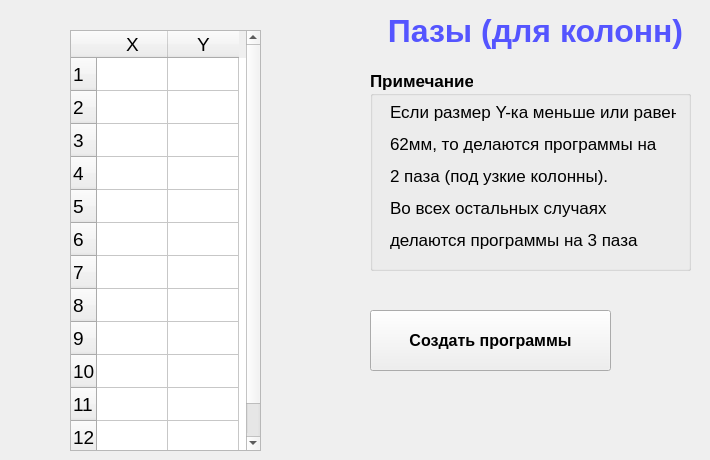
    <widget class="QWidget" name="tab_paz_kol">
     <attribute name="icon">
      <iconset>
       <normaloff>ico/Iconsmind-Outline-Column.ico</normaloff>ico/Iconsmind-Outline-Column.ico</iconset>
     </attribute>
     <attribute name="title">
      <string>Пазы (колонны)</string>
     </attribute>
     <widget class="QGroupBox" name="groupBox_paz">
      <property name="geometry">
       <rect>
        <x>370</x>
        <y>70</y>
        <width>321</width>
        <height>201</height>
       </rect>
      </property>
      <property name="font">
       <font>
        <pointsize>13</pointsize>
        <weight>75</weight>
        <bold>true</bold>
       </font>
      </property>
      <property name="title">
       <string>Примечание</string>
      </property>
      <widget class="QLabel" name="label_33">
       <property name="geometry">
        <rect>
         <x>20</x>
         <y>30</y>
         <width>286</width>
         <height>153</height>
        </rect>
       </property>
       <property name="font">
        <font>
         <pointsize>13</pointsize>
         <weight>50</weight>
         <bold>false</bold>
        </font>
       </property>
       <property name="text">
        <string>&lt;html&gt;&lt;head/&gt;&lt;body&gt;&lt;p&gt;Если размер Y-ка меньше или равен&lt;/p&gt;&lt;p&gt;62мм, то делаются программы на&lt;/p&gt;&lt;p&gt;2 паза (под узкие колонны).&lt;/p&gt;&lt;p&gt;Во всех остальных случаях&lt;/p&gt;&lt;p&gt;делаются программы на 3 паза &lt;/p&gt;&lt;/body&gt;&lt;/html&gt;</string>
       </property>
      </widget>
     </widget>
     <widget class="QPushButton" name="btn_create_paz">
      <property name="geometry">
       <rect>
        <x>370</x>
        <y>310</y>
        <width>241</width>
        <height>61</height>
       </rect>
      </property>
      <property name="font">
       <font>
        <pointsize>12</pointsize>
        <weight>75</weight>
        <bold>true</bold>
       </font>
      </property>
      <property name="toolTip">
       <string extracomment="При нажатии на эту кнопку программа создаст программы, используя шаблон и положит их в папку с нужным отступом"/>
      </property>
      <property name="text">
       <string>Создать программы</string>
      </property>
      <property name="icon">
       <iconset>
        <normaloff>ico/Iconsmind-Outline-Column.ico</normaloff>ico/Iconsmind-Outline-Column.ico</iconset>
      </property>
      <property name="iconSize">
       <size>
        <width>32</width>
        <height>32</height>
       </size>
      </property>
      <property name="autoDefault">
       <bool>false</bool>
      </property>
      <property name="default">
       <bool>false</bool>
      </property>
      <property name="flat">
       <bool>false</bool>
      </property>
     </widget>
     <widget class="QTableWidget" name="tableWidget_paz">
      <property name="geometry">
       <rect>
        <x>70</x>
        <y>30</y>
        <width>191</width>
        <height>421</height>
       </rect>
      </property>
      <property name="font">
       <font>
        <pointsize>14</pointsize>
       </font>
      </property>
      <property name="verticalScrollBarPolicy">
       <enum>Qt::ScrollBarAlwaysOn</enum>
      </property>
      <property name="rowCount">
       <number>12</number>
      </property>
      <property name="columnCount">
       <number>2</number>
      </property>
      <attribute name="horizontalHeaderDefaultSectionSize">
       <number>71</number>
      </attribute>
      <attribute name="horizontalHeaderMinimumSectionSize">
       <number>30</number>
      </attribute>
      <attribute name="verticalHeaderMinimumSectionSize">
       <number>33</number>
      </attribute>
      <row/>
      <row/>
      <row/>
      <row/>
      <row/>
      <row/>
      <row/>
      <row/>
      <row/>
      <row/>
      <row/>
      <row/>
      <column>
       <property name="text">
        <string>X</string>
       </property>
      </column>
      <column>
       <property name="text">
        <string>Y</string>
       </property>
      </column>
     </widget>
     <widget class="QLabel" name="label_paz">
      <property name="geometry">
       <rect>
        <x>370</x>
        <y>10</y>
        <width>331</width>
        <height>41</height>
       </rect>
      </property>
      <property name="font">
       <font>
        <pointsize>24</pointsize>
        <weight>75</weight>
        <bold>true</bold>
        <stylestrategy>PreferDefault</stylestrategy>
       </font>
      </property>
      <property name="styleSheet">
       <string notr="true">color: rgb(85, 85, 255);</string>
      </property>
      <property name="text">
       <string>Пазы (для колонн)</string>
      </property>
      <property name="alignment">
       <set>Qt::AlignCenter</set>
      </property>
     </widget>
    </widget>
